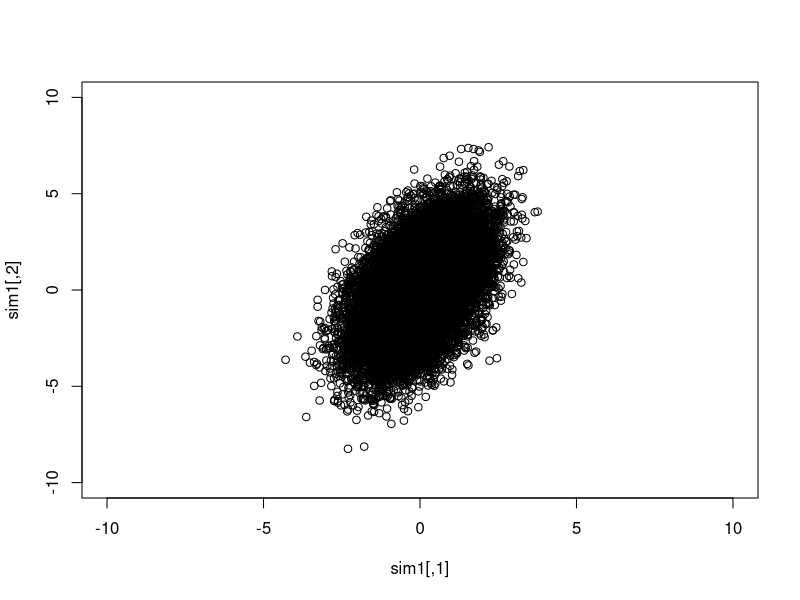
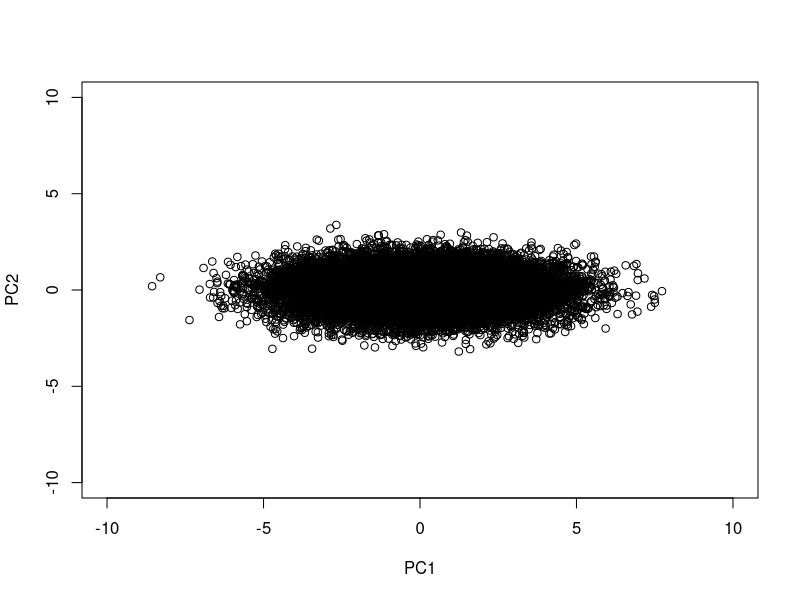
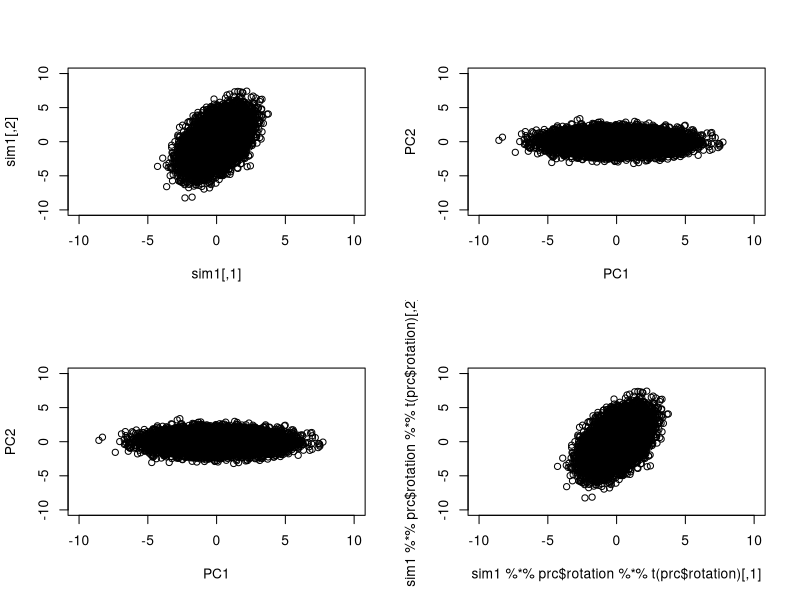
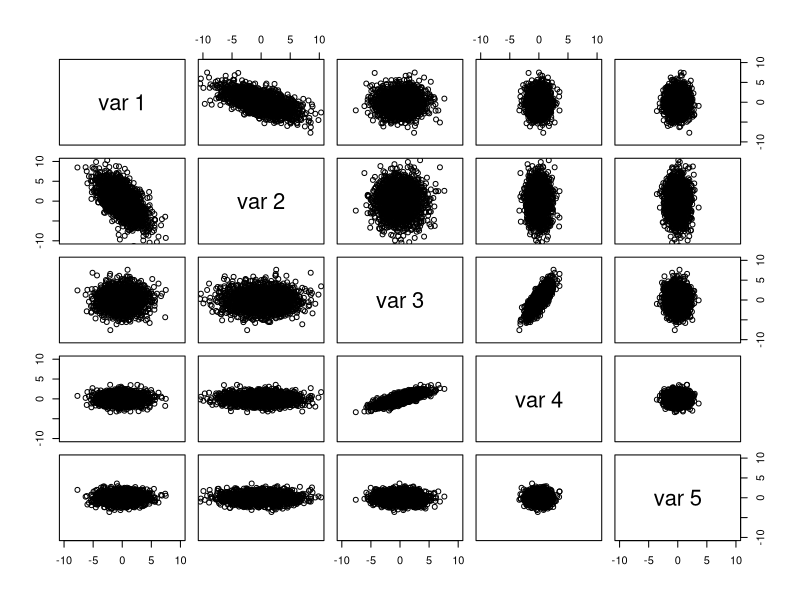
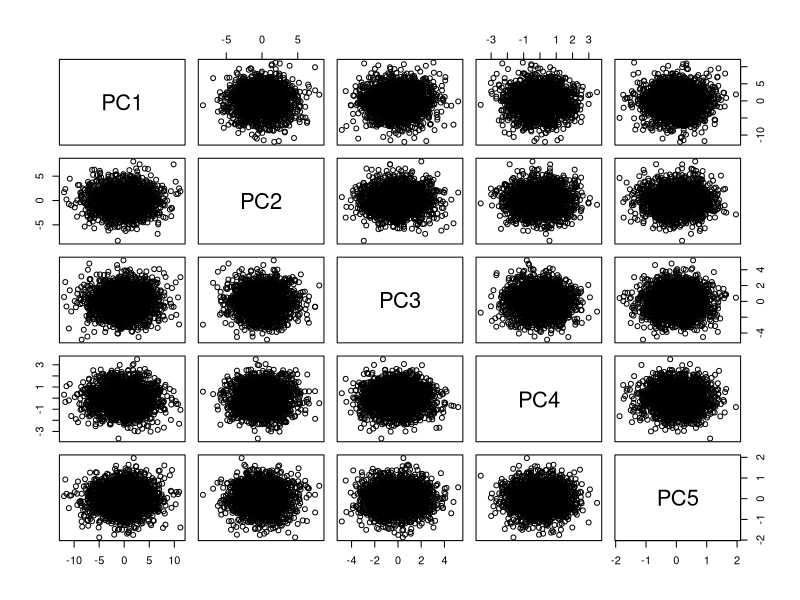
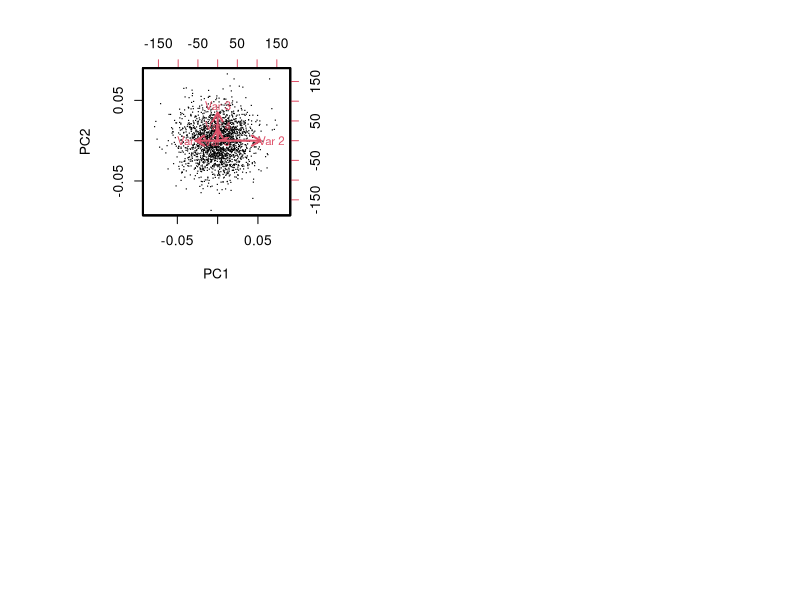

Reproduce these figures in R, in order.
## ---- chunk 1
library(MASS)
set.seed(1234)
options(digits=3)
cm = matrix(c(1,1,1,4), nr=2)
cm
## ---- chunk 2
sim1 = mvrnorm(20000, c(0,0), cm)
cov(sim1)
cor(sim1)
## ---- chunk 3
plot(sim1,xlim=c(-10,10), ylim=c(-10,10))
## ---- chunk 4
prc = prcomp(sim1, center=FALSE)
plot(prc$x, xlim=c(-10,10), ylim=c(-10,10))
## ---- chunk 5
prc$rotation
c11 = prc$rotation[1,1]
c21 = prc$rotation[2,1]
sim1[1,1]*c11 + sim1[1,2]*c21
prc$x[1,1]
## ---- chunk 6
(sim1 %*% prc$rotation)[1:5,]
prc$x[1:5,]
all.equal(prc$x, sim1%*% prc$rotation)
## ---- chunk 7
par(mfrow=c(2,2))
plot(sim1, xlim=c(-10,10), ylim=c(-10,10))
plot(sim1 %*% prc$rotation, xlim=c(-10,10), ylim=c(-10,10))
plot(prc$x, xlim=c(-10,10), ylim=c(-10,10))
plot(sim1 %*% 
 prc$rotation %*% t(prc$rotation), xlim=c(-10,10), ylim=c(-10,10))
## ---- chunk 8
cm = diag(5)
cm[3,4] = cm[4,3] = .8
cm[1,2] = cm[2,1] = -.6
A = diag(5)
A[1,1] = 2
A[2,2] = 3
A[3,3] = 2
covm = A%*%cm%*%A
myd = mvrnorm(2000, rep(0,5), covm)
## ---- chunk 9
pairs(myd, xlim=c(-10,10), ylim=c(-10,10))
## ---- chunk 10
cor(myd)
cov(myd)
dim(myd)
## ---- chunk 11
pp = prcomp(myd)
pairs(pp$x)
## ---- chunk 12
par(lwd=2)
biplot(pp, xlabs=rep(".", 2000), expand=.8)
